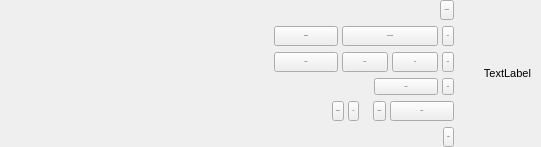
    <widget class="QWidget" name="mainToolbar" native="true">
     <layout class="QHBoxLayout" name="horizontalLayout_6">
      <property name="spacing">
       <number>4</number>
      </property>
      <property name="leftMargin">
       <number>10</number>
      </property>
      <property name="topMargin">
       <number>0</number>
      </property>
      <property name="rightMargin">
       <number>10</number>
      </property>
      <property name="bottomMargin">
       <number>0</number>
      </property>
      <item>
       <widget class="QWidget" name="toolbar" native="true">
        <layout class="QVBoxLayout" name="verticalLayout">
         <property name="leftMargin">
          <number>0</number>
         </property>
         <property name="topMargin">
          <number>0</number>
         </property>
         <property name="rightMargin">
          <number>0</number>
         </property>
         <property name="bottomMargin">
          <number>0</number>
         </property>
         <item>
          <widget class="QWidget" name="pageDefault" native="true">
           <layout class="QHBoxLayout" name="horizontalLayout_2">
            <property name="spacing">
             <number>4</number>
            </property>
            <property name="topMargin">
             <number>0</number>
            </property>
            <property name="bottomMargin">
             <number>0</number>
            </property>
            <item>
             <spacer name="horizontalSpacer">
              <property name="orientation">
               <enum>Qt::Horizontal</enum>
              </property>
              <property name="sizeHint" stdset="0">
               <size>
                <width>40</width>
                <height>20</height>
               </size>
              </property>
             </spacer>
            </item>
            <item>
             <widget class="QToolButton" name="btnZoomToFit">
              <property name="maximumSize">
               <size>
                <width>16777215</width>
                <height>20</height>
               </size>
              </property>
              <property name="font">
               <font>
                <pointsize>-1</pointsize>
               </font>
              </property>
              <property name="toolTip">
               <string/>
              </property>
              <property name="text">
               <string>zoom to fit</string>
              </property>
             </widget>
            </item>
           </layout>
          </widget>
         </item>
         <item>
          <widget class="QWidget" name="pagePolygonDraw" native="true">
           <layout class="QHBoxLayout" name="horizontalLayout">
            <property name="spacing">
             <number>4</number>
            </property>
            <property name="topMargin">
             <number>0</number>
            </property>
            <property name="bottomMargin">
             <number>0</number>
            </property>
            <item>
             <spacer name="horizontalSpacer_2">
              <property name="orientation">
               <enum>Qt::Horizontal</enum>
              </property>
              <property name="sizeHint" stdset="0">
               <size>
                <width>40</width>
                <height>20</height>
               </size>
              </property>
             </spacer>
            </item>
            <item>
             <widget class="QToolButton" name="btnCloseLoop">
              <property name="minimumSize">
               <size>
                <width>64</width>
                <height>0</height>
               </size>
              </property>
              <property name="maximumSize">
               <size>
                <width>16777215</width>
                <height>20</height>
               </size>
              </property>
              <property name="font">
               <font>
                <pointsize>-1</pointsize>
               </font>
              </property>
              <property name="toolTip">
               <string/>
              </property>
              <property name="text">
               <string>complete</string>
              </property>
              <property name="toolButtonStyle">
               <enum>Qt::ToolButtonTextOnly</enum>
              </property>
             </widget>
            </item>
            <item>
             <widget class="QToolButton" name="btnUndoLast">
              <property name="minimumSize">
               <size>
                <width>96</width>
                <height>0</height>
               </size>
              </property>
              <property name="maximumSize">
               <size>
                <width>16777215</width>
                <height>20</height>
               </size>
              </property>
              <property name="font">
               <font>
                <pointsize>-1</pointsize>
               </font>
              </property>
              <property name="toolTip">
               <string>&lt;!DOCTYPE HTML PUBLIC &quot;-//W3C//DTD HTML 4.0//EN&quot; &quot;http://www.w3.org/TR/REC-html40/strict.dtd&quot;&gt;
&lt;html&gt;&lt;head&gt;&lt;meta name=&quot;qrichtext&quot; content=&quot;1&quot; /&gt;&lt;style type=&quot;text/css&quot;&gt;
p, li { white-space: pre-wrap; }
&lt;/style&gt;&lt;/head&gt;&lt;body style=&quot; font-family:'Helvetica'; font-size:11px; font-weight:400; font-style:normal;&quot;&gt;
&lt;p style=&quot; margin-top:0px; margin-bottom:0px; margin-left:0px; margin-right:0px; -qt-block-indent:0; text-indent:0px;&quot;&gt;Deletes the last point added to the polygon&lt;/p&gt;&lt;/body&gt;&lt;/html&gt;</string>
              </property>
              <property name="text">
               <string>undo last point</string>
              </property>
              <property name="toolButtonStyle">
               <enum>Qt::ToolButtonTextOnly</enum>
              </property>
             </widget>
            </item>
            <item>
             <widget class="QToolButton" name="btnClearDrawing">
              <property name="maximumSize">
               <size>
                <width>16777215</width>
                <height>20</height>
               </size>
              </property>
              <property name="font">
               <font>
                <pointsize>-1</pointsize>
               </font>
              </property>
              <property name="toolTip">
               <string>&lt;!DOCTYPE HTML PUBLIC &quot;-//W3C//DTD HTML 4.0//EN&quot; &quot;http://www.w3.org/TR/REC-html40/strict.dtd&quot;&gt;
&lt;html&gt;&lt;head&gt;&lt;meta name=&quot;qrichtext&quot; content=&quot;1&quot; /&gt;&lt;style type=&quot;text/css&quot;&gt;
p, li { white-space: pre-wrap; }
&lt;/style&gt;&lt;/head&gt;&lt;body style=&quot; font-family:'Helvetica'; font-size:11px; font-weight:400; font-style:normal;&quot;&gt;
&lt;p style=&quot; margin-top:0px; margin-bottom:0px; margin-left:0px; margin-right:0px; -qt-block-indent:0; text-indent:0px;&quot;&gt;Clears the current polygon so you can start drawing from scratch&lt;/p&gt;&lt;/body&gt;&lt;/html&gt;</string>
              </property>
              <property name="text">
               <string>clear</string>
              </property>
              <property name="toolButtonStyle">
               <enum>Qt::ToolButtonTextOnly</enum>
              </property>
             </widget>
            </item>
           </layout>
          </widget>
         </item>
         <item>
          <widget class="QWidget" name="pagePolygonEdit" native="true">
           <layout class="QHBoxLayout" name="horizontalLayout_3">
            <property name="spacing">
             <number>4</number>
            </property>
            <property name="topMargin">
             <number>0</number>
            </property>
            <property name="bottomMargin">
             <number>0</number>
            </property>
            <item>
             <spacer name="horizontalSpacer_3">
              <property name="orientation">
               <enum>Qt::Horizontal</enum>
              </property>
              <property name="sizeHint" stdset="0">
               <size>
                <width>40</width>
                <height>20</height>
               </size>
              </property>
             </spacer>
            </item>
            <item>
             <widget class="QToolButton" name="btnAcceptPolygon">
              <property name="minimumSize">
               <size>
                <width>64</width>
                <height>0</height>
               </size>
              </property>
              <property name="maximumSize">
               <size>
                <width>16777215</width>
                <height>20</height>
               </size>
              </property>
              <property name="font">
               <font>
                <pointsize>-1</pointsize>
               </font>
              </property>
              <property name="toolTip">
               <string/>
              </property>
              <property name="text">
               <string>accept</string>
              </property>
              <property name="toolButtonStyle">
               <enum>Qt::ToolButtonTextOnly</enum>
              </property>
             </widget>
            </item>
            <item>
             <widget class="QToolButton" name="btnDeleteNodes">
              <property name="minimumSize">
               <size>
                <width>46</width>
                <height>0</height>
               </size>
              </property>
              <property name="maximumSize">
               <size>
                <width>16777215</width>
                <height>20</height>
               </size>
              </property>
              <property name="font">
               <font>
                <pointsize>-1</pointsize>
               </font>
              </property>
              <property name="toolTip">
               <string>&lt;!DOCTYPE HTML PUBLIC &quot;-//W3C//DTD HTML 4.0//EN&quot; &quot;http://www.w3.org/TR/REC-html40/strict.dtd&quot;&gt;
&lt;html&gt;&lt;head&gt;&lt;meta name=&quot;qrichtext&quot; content=&quot;1&quot; /&gt;&lt;style type=&quot;text/css&quot;&gt;
p, li { white-space: pre-wrap; }
&lt;/style&gt;&lt;/head&gt;&lt;body style=&quot; font-family:'Helvetica'; font-size:11px; font-weight:400; font-style:normal;&quot;&gt;
&lt;p style=&quot; margin-top:0px; margin-bottom:0px; margin-left:0px; margin-right:0px; -qt-block-indent:0; text-indent:0px;&quot;&gt;Deletes the selected vertices in the polygon&lt;/p&gt;&lt;/body&gt;&lt;/html&gt;</string>
              </property>
              <property name="text">
               <string>delete</string>
              </property>
              <property name="toolButtonStyle">
               <enum>Qt::ToolButtonTextOnly</enum>
              </property>
             </widget>
            </item>
            <item>
             <widget class="QToolButton" name="btnSplitNodes">
              <property name="minimumSize">
               <size>
                <width>46</width>
                <height>0</height>
               </size>
              </property>
              <property name="maximumSize">
               <size>
                <width>16777215</width>
                <height>20</height>
               </size>
              </property>
              <property name="font">
               <font>
                <pointsize>-1</pointsize>
               </font>
              </property>
              <property name="toolTip">
               <string>&lt;!DOCTYPE HTML PUBLIC &quot;-//W3C//DTD HTML 4.0//EN&quot; &quot;http://www.w3.org/TR/REC-html40/strict.dtd&quot;&gt;
&lt;html&gt;&lt;head&gt;&lt;meta name=&quot;qrichtext&quot; content=&quot;1&quot; /&gt;&lt;style type=&quot;text/css&quot;&gt;
p, li { white-space: pre-wrap; }
&lt;/style&gt;&lt;/head&gt;&lt;body style=&quot; font-family:'Helvetica'; font-size:11px; font-weight:400; font-style:normal;&quot;&gt;
&lt;p style=&quot; margin-top:0px; margin-bottom:0px; margin-left:0px; margin-right:0px; -qt-block-indent:0; text-indent:0px;&quot;&gt;Splits each selected edge in the polygon by inserting a new vertex in the middle&lt;/p&gt;&lt;/body&gt;&lt;/html&gt;</string>
              </property>
              <property name="text">
               <string>split</string>
              </property>
              <property name="toolButtonStyle">
               <enum>Qt::ToolButtonTextOnly</enum>
              </property>
             </widget>
            </item>
            <item>
             <widget class="QToolButton" name="btnDeletePolygon">
              <property name="maximumSize">
               <size>
                <width>16777215</width>
                <height>20</height>
               </size>
              </property>
              <property name="font">
               <font>
                <pointsize>-1</pointsize>
               </font>
              </property>
              <property name="toolTip">
               <string>&lt;!DOCTYPE HTML PUBLIC &quot;-//W3C//DTD HTML 4.0//EN&quot; &quot;http://www.w3.org/TR/REC-html40/strict.dtd&quot;&gt;
&lt;html&gt;&lt;head&gt;&lt;meta name=&quot;qrichtext&quot; content=&quot;1&quot; /&gt;&lt;style type=&quot;text/css&quot;&gt;
p, li { white-space: pre-wrap; }
&lt;/style&gt;&lt;/head&gt;&lt;body style=&quot; font-family:'Helvetica'; font-size:11px; font-weight:400; font-style:normal;&quot;&gt;
&lt;p style=&quot; margin-top:0px; margin-bottom:0px; margin-left:0px; margin-right:0px; -qt-block-indent:0; text-indent:0px;&quot;&gt;Deletes the entire polygon, so you can draw a new one from scratch&lt;/p&gt;&lt;/body&gt;&lt;/html&gt;</string>
              </property>
              <property name="text">
               <string>clear</string>
              </property>
              <property name="toolButtonStyle">
               <enum>Qt::ToolButtonTextOnly</enum>
              </property>
             </widget>
            </item>
           </layout>
          </widget>
         </item>
         <item>
          <widget class="QWidget" name="pageAnnotateLineActive" native="true">
           <layout class="QHBoxLayout" name="horizontalLayout_7">
            <property name="spacing">
             <number>4</number>
            </property>
            <property name="topMargin">
             <number>0</number>
            </property>
            <property name="bottomMargin">
             <number>0</number>
            </property>
            <item>
             <spacer name="horizontalSpacer_5">
              <property name="orientation">
               <enum>Qt::Horizontal</enum>
              </property>
              <property name="sizeHint" stdset="0">
               <size>
                <width>313</width>
                <height>17</height>
               </size>
              </property>
             </spacer>
            </item>
            <item>
             <widget class="QToolButton" name="btnAnnotationAcceptLine">
              <property name="minimumSize">
               <size>
                <width>64</width>
                <height>0</height>
               </size>
              </property>
              <property name="maximumSize">
               <size>
                <width>16777215</width>
                <height>20</height>
               </size>
              </property>
              <property name="font">
               <font>
                <pointsize>-1</pointsize>
               </font>
              </property>
              <property name="toolTip">
               <string/>
              </property>
              <property name="text">
               <string>accept</string>
              </property>
              <property name="toolButtonStyle">
               <enum>Qt::ToolButtonTextOnly</enum>
              </property>
             </widget>
            </item>
            <item>
             <widget class="QToolButton" name="btnAnnotationClearLine">
              <property name="maximumSize">
               <size>
                <width>16777215</width>
                <height>20</height>
               </size>
              </property>
              <property name="font">
               <font>
                <pointsize>-1</pointsize>
               </font>
              </property>
              <property name="text">
               <string>clear</string>
              </property>
              <property name="toolButtonStyle">
               <enum>Qt::ToolButtonTextOnly</enum>
              </property>
             </widget>
            </item>
           </layout>
          </widget>
         </item>
         <item>
          <widget class="QWidget" name="pageAnnotateSelect" native="true">
           <layout class="QHBoxLayout" name="horizontalLayout_8">
            <property name="spacing">
             <number>4</number>
            </property>
            <property name="topMargin">
             <number>0</number>
            </property>
            <property name="bottomMargin">
             <number>0</number>
            </property>
            <item>
             <spacer name="horizontalSpacer_6">
              <property name="orientation">
               <enum>Qt::Horizontal</enum>
              </property>
              <property name="sizeHint" stdset="0">
               <size>
                <width>313</width>
                <height>17</height>
               </size>
              </property>
             </spacer>
            </item>
            <item>
             <widget class="QToolButton" name="btnAnnotationPrevious">
              <property name="maximumSize">
               <size>
                <width>16777215</width>
                <height>20</height>
               </size>
              </property>
              <property name="font">
               <font>
                <pointsize>-1</pointsize>
               </font>
              </property>
              <property name="text">
               <string>previous</string>
              </property>
              <property name="toolButtonStyle">
               <enum>Qt::ToolButtonTextOnly</enum>
              </property>
             </widget>
            </item>
            <item>
             <widget class="QToolButton" name="btnAnnotationNext">
              <property name="maximumSize">
               <size>
                <width>16777215</width>
                <height>20</height>
               </size>
              </property>
              <property name="font">
               <font>
                <pointsize>-1</pointsize>
               </font>
              </property>
              <property name="text">
               <string>next</string>
              </property>
              <property name="toolButtonStyle">
               <enum>Qt::ToolButtonTextOnly</enum>
              </property>
             </widget>
            </item>
            <item>
             <spacer name="horizontalSpacer_7">
              <property name="orientation">
               <enum>Qt::Horizontal</enum>
              </property>
              <property name="sizeType">
               <enum>QSizePolicy::Fixed</enum>
              </property>
              <property name="sizeHint" stdset="0">
               <size>
                <width>10</width>
                <height>20</height>
               </size>
              </property>
             </spacer>
            </item>
            <item>
             <widget class="QToolButton" name="btnAnnotationSelectAll">
              <property name="maximumSize">
               <size>
                <width>16777215</width>
                <height>20</height>
               </size>
              </property>
              <property name="font">
               <font>
                <pointsize>-1</pointsize>
               </font>
              </property>
              <property name="text">
               <string>select all</string>
              </property>
              <property name="toolButtonStyle">
               <enum>Qt::ToolButtonTextOnly</enum>
              </property>
             </widget>
            </item>
            <item>
             <widget class="QToolButton" name="btnAnnotationDeleteSelected">
              <property name="minimumSize">
               <size>
                <width>64</width>
                <height>0</height>
               </size>
              </property>
              <property name="maximumSize">
               <size>
                <width>16777215</width>
                <height>20</height>
               </size>
              </property>
              <property name="font">
               <font>
                <pointsize>-1</pointsize>
               </font>
              </property>
              <property name="toolTip">
               <string/>
              </property>
              <property name="text">
               <string>delete</string>
              </property>
              <property name="toolButtonStyle">
               <enum>Qt::ToolButtonTextOnly</enum>
              </property>
             </widget>
            </item>
           </layout>
          </widget>
         </item>
         <item>
          <widget class="QWidget" name="pagePolygonInactive" native="true">
           <layout class="QHBoxLayout" name="horizontalLayout_5">
            <property name="spacing">
             <number>4</number>
            </property>
            <property name="topMargin">
             <number>0</number>
            </property>
            <property name="bottomMargin">
             <number>0</number>
            </property>
            <item>
             <spacer name="horizontalSpacer_4">
              <property name="orientation">
               <enum>Qt::Horizontal</enum>
              </property>
              <property name="sizeHint" stdset="0">
               <size>
                <width>40</width>
                <height>20</height>
               </size>
              </property>
             </spacer>
            </item>
            <item>
             <widget class="QToolButton" name="btnPastePolygon">
              <property name="maximumSize">
               <size>
                <width>16777215</width>
                <height>20</height>
               </size>
              </property>
              <property name="font">
               <font>
                <pointsize>-1</pointsize>
               </font>
              </property>
              <property name="toolTip">
               <string>&lt;html&gt;&lt;head/&gt;&lt;body&gt;&lt;p&gt;&lt;span style=&quot; font-family:'Helvetica'; font-size:11px;&quot;&gt;Pastes the last polygon that you have accepted in this slice view. You can then move the vertices in the pasted polygon to fit image data. This can be more efficient than drawing a new polygon when performing segmentation across multiple slices.&lt;/span&gt;&lt;/p&gt;&lt;/body&gt;&lt;/html&gt;</string>
              </property>
              <property name="text">
               <string>paste</string>
              </property>
              <property name="toolButtonStyle">
               <enum>Qt::ToolButtonTextOnly</enum>
              </property>
             </widget>
            </item>
           </layout>
          </widget>
         </item>
        </layout>
       </widget>
      </item>
      <item>
       <widget class="QLabel" name="lblSliceInfo">
        <property name="minimumSize">
         <size>
          <width>64</width>
          <height>0</height>
         </size>
        </property>
        <property name="font">
         <font>
          <pointsize>-1</pointsize>
         </font>
        </property>
        <property name="styleSheet">
         <string notr="true">font-size:11px;</string>
        </property>
        <property name="text">
         <string>TextLabel</string>
        </property>
        <property name="alignment">
         <set>Qt::AlignRight|Qt::AlignTrailing|Qt::AlignVCenter</set>
        </property>
       </widget>
      </item>
     </layout>
    </widget>
